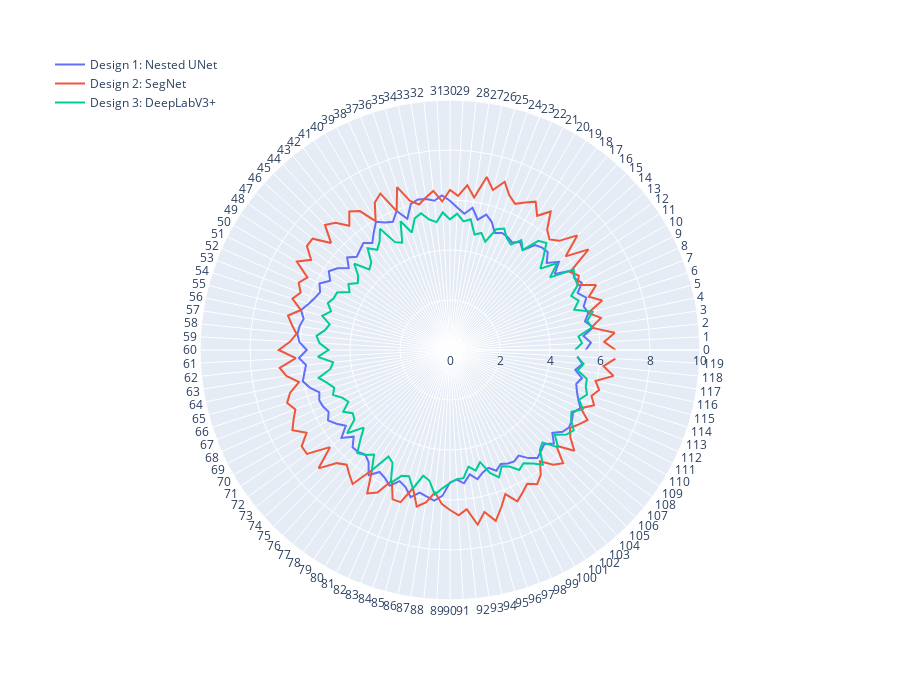

The notebook cell this image was saved under:
### Code cell
## Creating radar graph

iterations = [str(i) for i in range(120)]

#design 1
data1=go.Scatterpolar(
      r=design1,
      theta=iterations,
      # fill='toself',
      name='Design 1: Nested UNet',
)

#design 2
data2=go.Scatterpolar(
      r=design2,
      theta=iterations,
      # fill='toself',
      name='Design 2: SegNet'
)

#design 3
data3 = go.Scatterpolar(
      r=design3,
      theta=iterations,
      # fill='toself',
      name='Design 3: DeepLabV3+'
)

datas = [data1,data2,data3]

# #customization of chart
# fig.update_layout(
#   polar=dict(
#     radialaxis=dict(
#       visible=True,
#       range=[1, 10]
#     )),
#   showlegend=False
# )

layout = go.Layout(
        plot_bgcolor='rgba(0,0,0,0)',
        legend=dict(
            x=0,
            y=1.1,
            traceorder='normal',
            font=dict(
                size=12,),
        ),
    annotations=[
        dict(
            x=0,
            y=0.75,
            xref='paper',
            yref='paper',
            text='',
            showarrow=False
        )
    ],
    autosize=False,
    width=900,
    height=700,
    margin=dict(
        l=50,
        r=50,
        b=100,
        t=100,
        pad=4
    ),
)

fig = go.Figure(data = datas, layout=layout)

fig.update_polars(radialaxis=dict(range=[0, 10]))

fig.show()

### Figure 1 — Plotly figure (JSON) as saved in the notebook; plotly's stock layout.template omitted (floating-point values rounded to 4 significant figures)
{"data": [{"name": "Design 1: Nested UNet", "r": [5.429, 5.645, 5.366, 5.798, 5.52, 5.736, 5.622, 5.838, 5.591, 5.915, 5.745, 5.853, 5.172, 5.604, 5.204, 5.528, 5.511, 5.403, 4.938, 5.154, 4.97, 5.078, 5.123, 5.015, 5.391, 5.607, 5.328, 5.76, 5.482, 5.698, 5.972, 6.188, 6.003, 6.111, 6.157, 6.049, 5.522, 5.954, 5.616, 5.724, 5.923, 5.599, 5.288, 5.504, 5.382, 5.274, 5.535, 5.211, 5.566, 5.782, 5.534, 5.858, 5.688, 5.796, 5.953, 6.169, 5.984, 6.092, 6.138, 6.03, 5.728, 6.052, 5.791, 5.899, 6.021, 5.805, 5.494, 5.602, 5.557, 5.449, 5.633, 5.417, 5.154, 5.586, 5.185, 5.509, 5.492, 5.384, 5.541, 5.973, 5.635, 5.743, 5.942, 5.618, 5.766, 6.09, 5.829, 5.937, 6.059, 5.843, 5.298, 5.19, 5.361, 5.037, 5.284, 5.068, 4.957, 5.173, 4.989, 5.097, 5.142, 5.034, 5.345, 5.561, 5.439, 5.331, 5.592, 5.268, 5.57, 5.678, 5.632, 5.524, 5.709, 5.493, 5.336, 5.228, 5.398, 5.074, 5.322, 5.106], "theta": ["0", "1", "2", "3", "4", "5", "6", "7", "8", "9", "10", "11", "12", "13", "14", "15", "16", "17", "18", "19", "20", "21", "22", "23", "24", "25", "26", "27", "28", "29", "30", "31", "32", "33", "34", "35", "36", "37", "38", "39", "40", "41", "42", "43", "44", "45", "46", "47", "48", "49", "50", "51", "52", "53", "54", "55", "56", "57", "58", "59", "60", "61", "62", "63", "64", "65", "66", "67", "68", "69", "70", "71", "72", "73", "74", "75", "76", "77", "78", "79", "80", "81", "82", "83", "84", "85", "86", "87", "88", "89", "90", "91", "92", "93", "94", "95", "96", "97", "98", "99", "100", "101", "102", "103", "104", "105", "106", "107", "108", "109", "110", "111", "112", "113", "114", "115", "116", "117", "118", "119"], "type": "scatterpolar"}, {"name": "Design 2: SegNet", "r": [6.625, 6.175, 6.625, 5.725, 6.175, 5.725, 6.4, 5.95, 6.4, 5.725, 5.95, 5.725, 6.85, 5.95, 6.85, 6.175, 5.95, 6.175, 6.85, 6.4, 6.85, 6.625, 6.4, 6.625, 7.075, 6.625, 7.075, 6.175, 6.625, 6.175, 6.4, 5.95, 6.4, 6.175, 5.95, 6.175, 6.85, 5.95, 6.85, 6.625, 5.95, 6.625, 6.85, 6.4, 6.85, 7.075, 6.4, 7.075, 7.075, 6.625, 7.075, 6.4, 6.625, 6.4, 6.625, 6.175, 6.625, 6.4, 6.175, 6.4, 6.85, 6.175, 6.85, 6.625, 6.175, 6.625, 6.85, 6.625, 6.85, 7.075, 6.625, 7.075, 7.075, 6.175, 7.075, 6.4, 6.175, 6.4, 6.625, 5.725, 6.625, 6.4, 5.725, 6.4, 6.4, 5.725, 6.4, 6.175, 5.725, 6.175, 6.4, 6.625, 6.4, 7.075, 6.625, 7.075, 6.625, 6.175, 6.625, 6.4, 6.175, 6.4, 6.175, 5.725, 6.175, 6.4, 5.725, 6.4, 5.95, 5.725, 5.95, 6.175, 5.725, 6.175, 5.95, 6.175, 5.95, 6.625, 6.175, 6.625], "theta": ["0", "1", "2", "3", "4", "5", "6", "7", "8", "9", "10", "11", "12", "13", "14", "15", "16", "17", "18", "19", "20", "21", "22", "23", "24", "25", "26", "27", "28", "29", "30", "31", "32", "33", "34", "35", "36", "37", "38", "39", "40", "41", "42", "43", "44", "45", "46", "47", "48", "49", "50", "51", "52", "53", "54", "55", "56", "57", "58", "59", "60", "61", "62", "63", "64", "65", "66", "67", "68", "69", "70", "71", "72", "73", "74", "75", "76", "77", "78", "79", "80", "81", "82", "83", "84", "85", "86", "87", "88", "89", "90", "91", "92", "93", "94", "95", "96", "97", "98", "99", "100", "101", "102", "103", "104", "105", "106", "107", "108", "109", "110", "111", "112", "113", "114", "115", "116", "117", "118", "119"], "type": "scatterpolar"}, {"name": "Design 3: DeepLabV3+", "r": [5.003, 5.289, 5.167, 5.739, 5.617, 5.903, 5.225, 5.51, 5.307, 5.735, 5.757, 5.9, 4.945, 5.517, 4.863, 5.292, 5.763, 5.62, 4.952, 5.237, 4.87, 5.012, 5.32, 5.177, 4.559, 4.845, 4.723, 5.295, 5.173, 5.459, 5.225, 5.51, 5.142, 5.285, 5.592, 5.45, 4.945, 5.517, 4.699, 4.842, 5.599, 5.17, 4.952, 5.237, 4.705, 4.562, 5.155, 4.727, 4.559, 4.845, 4.641, 5.07, 5.091, 5.234, 5.003, 5.289, 4.921, 5.064, 5.371, 5.228, 4.863, 5.292, 4.699, 4.842, 5.374, 5.088, 4.87, 5.012, 4.705, 4.562, 4.93, 4.645, 4.723, 5.295, 4.641, 5.07, 5.541, 5.398, 5.167, 5.739, 4.921, 5.064, 5.821, 5.392, 5.307, 5.735, 5.142, 5.285, 5.817, 5.532, 5.32, 5.177, 5.155, 4.727, 4.93, 4.645, 5.173, 5.459, 5.091, 5.234, 5.541, 5.398, 5.617, 5.903, 5.371, 5.228, 5.821, 5.392, 5.757, 5.9, 5.592, 5.45, 5.817, 5.532, 5.763, 5.62, 5.599, 5.17, 5.374, 5.088], "theta": ["0", "1", "2", "3", "4", "5", "6", "7", "8", "9", "10", "11", "12", "13", "14", "15", "16", "17", "18", "19", "20", "21", "22", "23", "24", "25", "26", "27", "28", "29", "30", "31", "32", "33", "34", "35", "36", "37", "38", "39", "40", "41", "42", "43", "44", "45", "46", "47", "48", "49", "50", "51", "52", "53", "54", "55", "56", "57", "58", "59", "60", "61", "62", "63", "64", "65", "66", "67", "68", "69", "70", "71", "72", "73", "74", "75", "76", "77", "78", "79", "80", "81", "82", "83", "84", "85", "86", "87", "88", "89", "90", "91", "92", "93", "94", "95", "96", "97", "98", "99", "100", "101", "102", "103", "104", "105", "106", "107", "108", "109", "110", "111", "112", "113", "114", "115", "116", "117", "118", "119"], "type": "scatterpolar"}], "layout": {"annotations": [{"showarrow": false, "text": "", "x": 0, "xref": "paper", "y": 0.75, "yref": "paper"}], "autosize": false, "height": 700, "legend": {"font": {"size": 12}, "traceorder": "normal", "x": 0, "y": 1.1}, "margin": {"b": 100, "l": 50, "pad": 4, "r": 50, "t": 100}, "plot_bgcolor": "rgba(0,0,0,0)", "polar": {"radialaxis": {"range": [0, 10]}}, "width": 900}}
